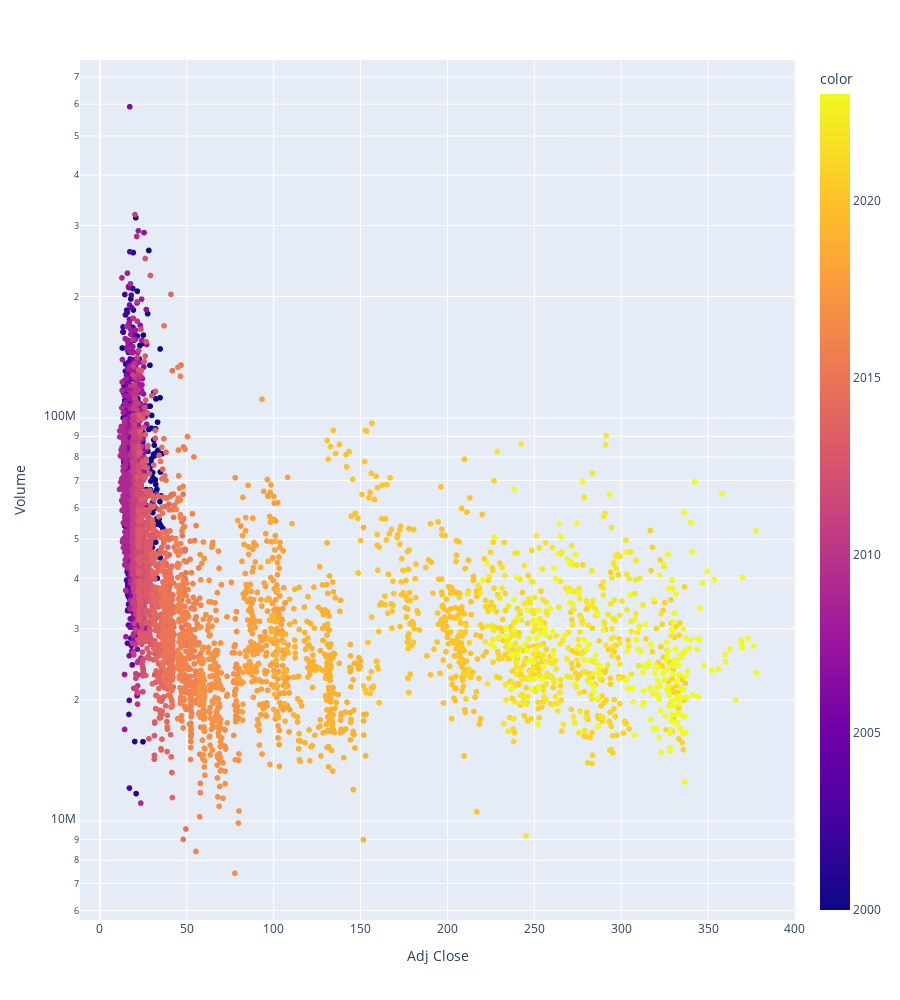

Notebook source saved alongside this figure:
### Code cell
from plotly.express import scatter
scatter(data_frame=df, y='Volume', x='Adj Close', color=df['Date'].dt.year, log_y=True, height=1000)

### Figure 1 — Plotly figure (JSON) as saved in the notebook; plotly's stock layout.template omitted (floating-point values rounded to 4 significant figures; data arrays with more than 128 entries replaced by an {"elided": "..."} marker saying what was removed)
{"data": [{"hovertemplate": "Adj Close=%{x}<br>Volume=%{y}<br>color=%{marker.color}<extra></extra>", "legendgroup": "", "marker": {"color": {"elided": "6012 int values"}, "coloraxis": "coloraxis", "symbol": "circle"}, "mode": "markers", "name": "", "showlegend": false, "type": "scattergl", "x": {"elided": "6012 float values"}, "xaxis": "x", "y": {"elided": "6012 int values"}, "yaxis": "y"}], "layout": {"coloraxis": {"colorbar": {"title": {"text": "color"}}, "colorscale": [[0, "#0d0887"], [0.1111, "#46039f"], [0.2222, "#7201a8"], [0.3333, "#9c179e"], [0.4444, "#bd3786"], [0.5556, "#d8576b"], [0.6667, "#ed7953"], [0.7778, "#fb9f3a"], [0.8889, "#fdca26"], [1, "#f0f921"]]}, "height": 1000, "legend": {"tracegroupgap": 0}, "margin": {"t": 60}, "xaxis": {"anchor": "y", "domain": [0, 1], "title": {"text": "Adj Close"}}, "yaxis": {"anchor": "x", "domain": [0, 1], "title": {"text": "Volume"}, "type": "log"}}}
